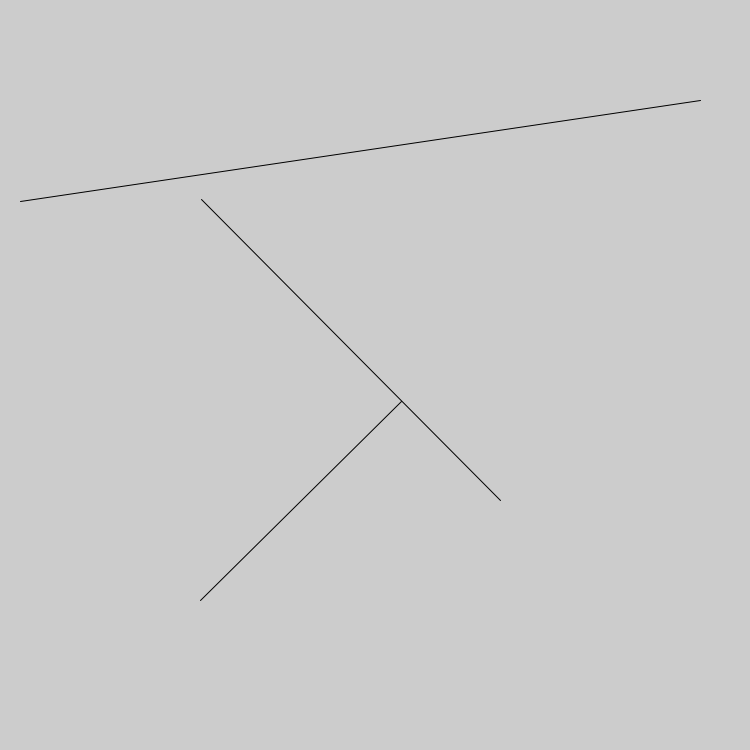
Frame 1 (no input)
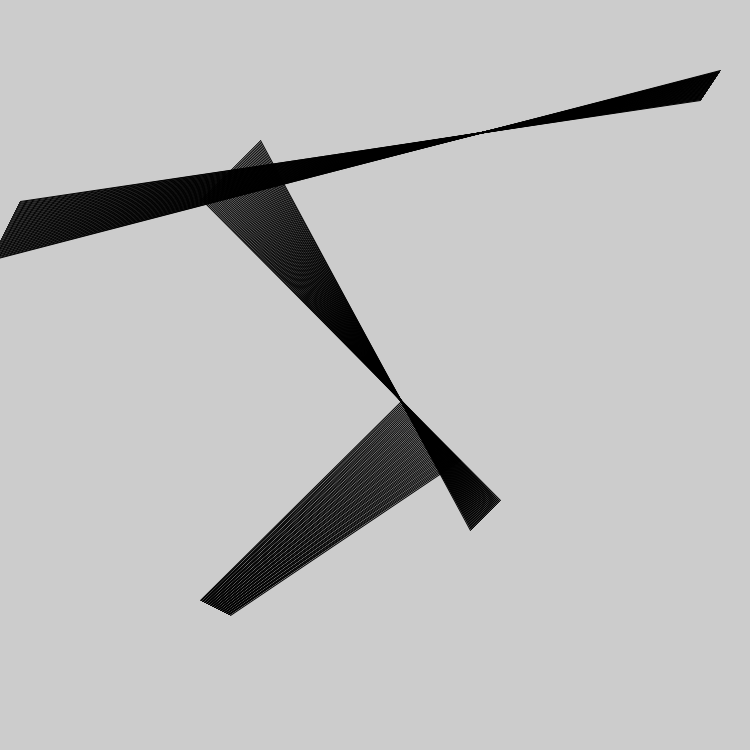
Frame 60 (the mouse pressed at the canvas centre just before this capture)
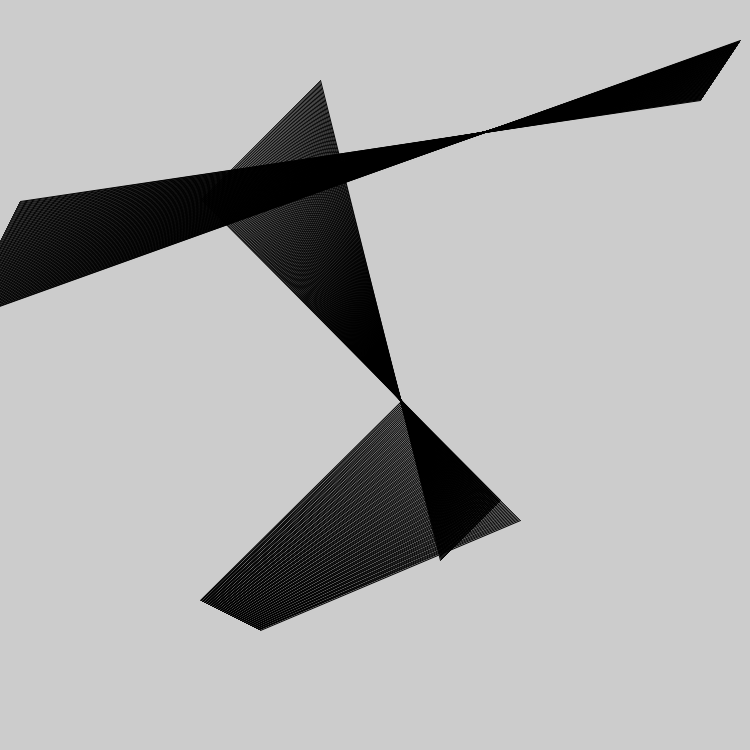
Frame 120 (the mouse held since frame 60 and released just before this capture)

The Processing sketch that drew these frames (run headless with seeded random() and noise(); from frame 60 on, the mouse is pressed at the canvas centre):

// Processing sketch: FirstGiometry
// ── FirstGiometry.pde
//processingといえば、幾何学模様ですよね
//ラインを使ってかっこいいの作っちゃいましょう！

void setup()
{
  size(750,750);
}

void draw()
{
  //line関数は、点（第一引数　、第二引数）を始点として、点（第三引数　、第四引数）を結ぶ線のこと。
  
  line(200 + frameCount , 200 - frameCount , 500 - frameCount / 2 , 500 + frameCount / 2);
  line(400 + frameCount , 400 + frameCount , 200 + frameCount / 2 , 600 + frameCount / 4);
  line(20 - frameCount / 2 ,200 + frameCount , 700 + frameCount / 3 , 100 - frameCount / 2 );
}
